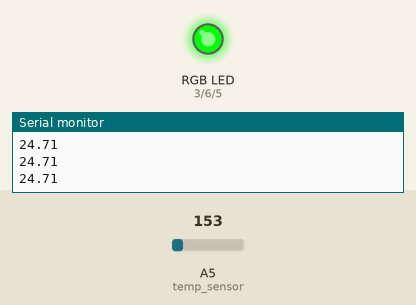
Bench run of a sketch on a simulated Arduino Uno, built with avr-gcc and run on an emulated ATmega328P. Shown: an RGB LED mixed from three pins (HIGH = lit), the last lines printed to the serial monitor. The test bench sets the inputs (shaded band); at power-on: A5 (temp_sensor) = 153.

Above: at 1.2 s.
1.3 s: A5 (temp_sensor) set to 127
At 1.9 s:
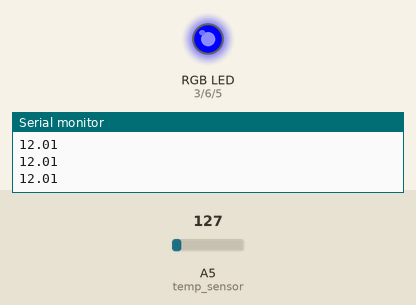
2.9 s: A5 (temp_sensor) set to 175
At 3.4 s:
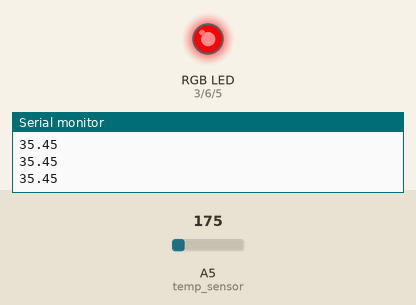
4.5 s: A5 (temp_sensor) set to 165
At 5.0 s:
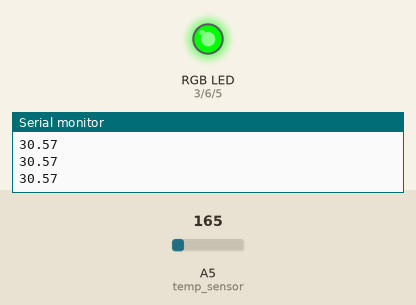
6.1 s: A5 (temp_sensor) set to 191
At 6.5 s:
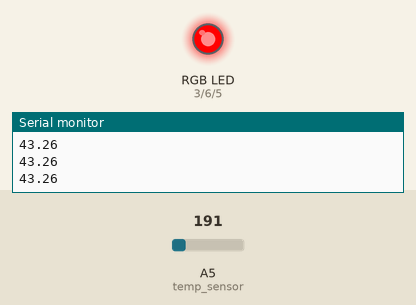
Timing chart, 0 to 8.7 s (numbered marks = the images above; inputs shaded):
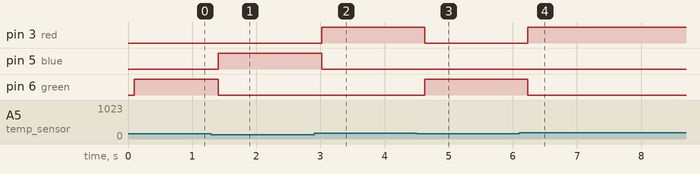

The sketch:

tmp36_rgb_temperature.ino
```cpp
#define rgb 1
#define temp_sensor A5
#define red 3
#define blue 5
#define green 6
void close_led();
void setup()
{
  pinMode(temp_sensor,INPUT);

  pinMode(rgb,OUTPUT);
  pinMode(red,OUTPUT);
  pinMode(blue,OUTPUT);
  pinMode(green,OUTPUT);
  Serial.begin(9600);
}

void loop()
{
  float temp,voltage;
  int sensor_value;
  sensor_value=analogRead(temp_sensor);
  voltage=sensor_value*5.0/1024.0;
  temp= (voltage-0.5)*100;
  Serial.println(temp);
  delay(100);

if(temp<=20)
  {
    close_led();
    digitalWrite(blue,1);
  }
  else if(temp>20 && temp<31)
  {
    close_led();
    digitalWrite(green,1);
  }
  else if(temp>30)
  {
    close_led();
    digitalWrite(red,1);
  }
}
void close_led()
{
  digitalWrite(blue,0);
  digitalWrite(red,0);
  digitalWrite(green,0);
}
```

Measured:
- the behaviour switches between 144 and 143 on A5 (temp_sensor) (found by bisection; images 0 and 1)
- after the input at 1.3 s, pin 5 (blue): LOW → HIGH after 0.11 s; pin 6 (green): HIGH → LOW after 0.11 s
- after the input at 2.9 s, pin 3 (red): LOW → HIGH after 0.12 s; pin 5 (blue): HIGH → LOW after 0.12 s
- after the input at 4.5 s, pin 3 (red): HIGH → LOW after 0.13 s; pin 6 (green): LOW → HIGH after 0.13 s
- after the input at 6.1 s, pin 3 (red): LOW → HIGH after 0.14 s; pin 6 (green): HIGH → LOW after 0.14 s
